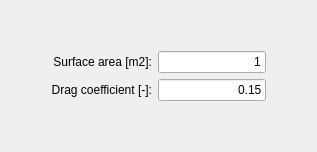
     <widget class="QWidget" name="Aerodynamics">
      <attribute name="title">
       <string>Aerodynamics</string>
      </attribute>
      <layout class="QGridLayout" name="gridLayout_21">
       <item row="1" column="1">
        <layout class="QGridLayout" name="gridLayout_20">
         <item row="0" column="0">
          <widget class="QLabel" name="label_37">
           <property name="text">
            <string>Surface area [m2]:</string>
           </property>
           <property name="alignment">
            <set>Qt::AlignRight|Qt::AlignTrailing|Qt::AlignVCenter</set>
           </property>
          </widget>
         </item>
         <item row="1" column="0">
          <widget class="QLabel" name="label_36">
           <property name="text">
            <string>Drag coefficient [-]:</string>
           </property>
           <property name="alignment">
            <set>Qt::AlignRight|Qt::AlignTrailing|Qt::AlignVCenter</set>
           </property>
          </widget>
         </item>
         <item row="0" column="1">
          <widget class="QLineEdit" name="lineEdit_7">
           <property name="text">
            <string>1</string>
           </property>
           <property name="alignment">
            <set>Qt::AlignRight|Qt::AlignTrailing|Qt::AlignVCenter</set>
           </property>
          </widget>
         </item>
         <item row="1" column="1">
          <widget class="QLineEdit" name="lineEdit_8">
           <property name="text">
            <string>0.15</string>
           </property>
           <property name="alignment">
            <set>Qt::AlignRight|Qt::AlignTrailing|Qt::AlignVCenter</set>
           </property>
          </widget>
         </item>
        </layout>
       </item>
       <item row="1" column="0">
        <spacer name="horizontalSpacer_6">
         <property name="orientation">
          <enum>Qt::Horizontal</enum>
         </property>
         <property name="sizeHint" stdset="0">
          <size>
           <width>40</width>
           <height>20</height>
          </size>
         </property>
        </spacer>
       </item>
       <item row="1" column="2">
        <spacer name="horizontalSpacer_7">
         <property name="orientation">
          <enum>Qt::Horizontal</enum>
         </property>
         <property name="sizeHint" stdset="0">
          <size>
           <width>40</width>
           <height>20</height>
          </size>
         </property>
        </spacer>
       </item>
       <item row="0" column="1">
        <spacer name="verticalSpacer_20">
         <property name="orientation">
          <enum>Qt::Vertical</enum>
         </property>
         <property name="sizeHint" stdset="0">
          <size>
           <width>20</width>
           <height>40</height>
          </size>
         </property>
        </spacer>
       </item>
       <item row="2" column="1">
        <spacer name="verticalSpacer_21">
         <property name="orientation">
          <enum>Qt::Vertical</enum>
         </property>
         <property name="sizeHint" stdset="0">
          <size>
           <width>20</width>
           <height>40</height>
          </size>
         </property>
        </spacer>
       </item>
      </layout>
     </widget>
